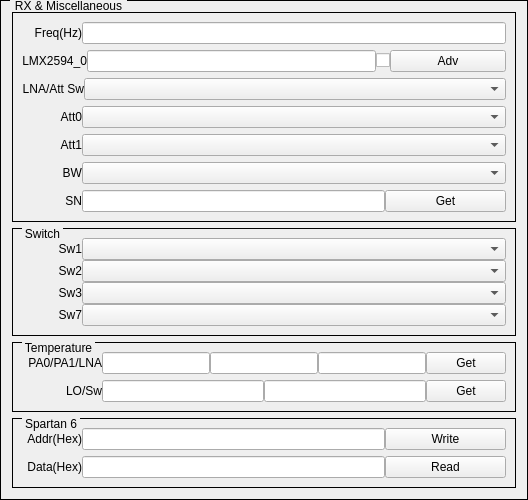
    <widget class="QGroupBox" name="groupBoxSpartan6_">
     <property name="styleSheet">
      <string notr="true">QGroupBox{ border:1px solid black; margin-top:0.5ex; }
QGroupBox::title { subcontrol-origin:margin; subcontrol-position:top left; top:-1px; left:10px; margin-left: 0px; padding:0 1px; }</string>
     </property>
     <property name="title">
      <string>RX &amp;&amp; Miscellaneous</string>
     </property>
     <layout class="QVBoxLayout" name="verticalLayout_6" stretch="7,4,2,2">
      <item>
       <widget class="QGroupBox" name="groupBoxRx">
        <property name="styleSheet">
         <string notr="true">QGroupBox{ border:1px solid black; margin-top:0.5ex; }
QGroupBox::title { subcontrol-origin:margin; subcontrol-position:top left; top:-1px; left:10px; margin-left: 0px; padding:0 1px; }</string>
        </property>
        <property name="title">
         <string/>
        </property>
        <layout class="QVBoxLayout" name="verticalLayout_8">
         <item>
          <layout class="QHBoxLayout" name="horizontalLayoutRx0">
           <property name="spacing">
            <number>0</number>
           </property>
           <item>
            <widget class="QLabel" name="labelRXFreq">
             <property name="sizePolicy">
              <sizepolicy hsizetype="Fixed" vsizetype="Fixed">
               <horstretch>0</horstretch>
               <verstretch>0</verstretch>
              </sizepolicy>
             </property>
             <property name="minimumSize">
              <size>
               <width>60</width>
               <height>16</height>
              </size>
             </property>
             <property name="text">
              <string>Freq(Hz)</string>
             </property>
             <property name="alignment">
              <set>Qt::AlignRight|Qt::AlignTrailing|Qt::AlignVCenter</set>
             </property>
            </widget>
           </item>
           <item>
            <widget class="QFreqScrollLineEdit" name="lineEditRXFreq">
             <property name="sizePolicy">
              <sizepolicy hsizetype="Expanding" vsizetype="Fixed">
               <horstretch>5</horstretch>
               <verstretch>0</verstretch>
              </sizepolicy>
             </property>
            </widget>
           </item>
          </layout>
         </item>
         <item>
          <layout class="QHBoxLayout" name="horizontalLayoutTx5_5">
           <property name="spacing">
            <number>0</number>
           </property>
           <item>
            <widget class="QLabel" name="labelRXLMX2594_0">
             <property name="sizePolicy">
              <sizepolicy hsizetype="Fixed" vsizetype="Fixed">
               <horstretch>0</horstretch>
               <verstretch>0</verstretch>
              </sizepolicy>
             </property>
             <property name="minimumSize">
              <size>
               <width>60</width>
               <height>16</height>
              </size>
             </property>
             <property name="text">
              <string>LMX2594_0</string>
             </property>
             <property name="alignment">
              <set>Qt::AlignRight|Qt::AlignTrailing|Qt::AlignVCenter</set>
             </property>
            </widget>
           </item>
           <item>
            <widget class="QFreqScrollLineEdit" name="lineEditRXLMX2594_0_Freq">
             <property name="sizePolicy">
              <sizepolicy hsizetype="Expanding" vsizetype="Fixed">
               <horstretch>5</horstretch>
               <verstretch>0</verstretch>
              </sizepolicy>
             </property>
            </widget>
           </item>
           <item>
            <widget class="QCheckBox" name="checkBoxTxHMC832_2">
             <property name="text">
              <string/>
             </property>
            </widget>
           </item>
           <item>
            <widget class="QPushButton" name="pushButtonRXLMX2594_0_Adv">
             <property name="sizePolicy">
              <sizepolicy hsizetype="Expanding" vsizetype="Fixed">
               <horstretch>2</horstretch>
               <verstretch>0</verstretch>
              </sizepolicy>
             </property>
             <property name="text">
              <string>Adv</string>
             </property>
            </widget>
           </item>
          </layout>
         </item>
         <item>
          <layout class="QHBoxLayout" name="horizontalLayoutRx1">
           <property name="spacing">
            <number>0</number>
           </property>
           <item>
            <widget class="QLabel" name="labelRXLNAAttSw">
             <property name="sizePolicy">
              <sizepolicy hsizetype="Fixed" vsizetype="Fixed">
               <horstretch>0</horstretch>
               <verstretch>0</verstretch>
              </sizepolicy>
             </property>
             <property name="minimumSize">
              <size>
               <width>60</width>
               <height>16</height>
              </size>
             </property>
             <property name="text">
              <string>LNA/Att Sw</string>
             </property>
             <property name="alignment">
              <set>Qt::AlignRight|Qt::AlignTrailing|Qt::AlignVCenter</set>
             </property>
            </widget>
           </item>
           <item>
            <widget class="QComboBox" name="comboBoxRXLNAAttSw">
             <property name="sizePolicy">
              <sizepolicy hsizetype="Expanding" vsizetype="Fixed">
               <horstretch>5</horstretch>
               <verstretch>0</verstretch>
              </sizepolicy>
             </property>
            </widget>
           </item>
          </layout>
         </item>
         <item>
          <layout class="QHBoxLayout" name="horizontalLayoutRx2">
           <property name="spacing">
            <number>0</number>
           </property>
           <item>
            <widget class="QLabel" name="labelRXAtt0">
             <property name="sizePolicy">
              <sizepolicy hsizetype="Fixed" vsizetype="Fixed">
               <horstretch>0</horstretch>
               <verstretch>0</verstretch>
              </sizepolicy>
             </property>
             <property name="minimumSize">
              <size>
               <width>60</width>
               <height>16</height>
              </size>
             </property>
             <property name="text">
              <string>Att0</string>
             </property>
             <property name="alignment">
              <set>Qt::AlignRight|Qt::AlignTrailing|Qt::AlignVCenter</set>
             </property>
            </widget>
           </item>
           <item>
            <widget class="QComboBox" name="comboBoxRXAtt0">
             <property name="sizePolicy">
              <sizepolicy hsizetype="Expanding" vsizetype="Fixed">
               <horstretch>5</horstretch>
               <verstretch>0</verstretch>
              </sizepolicy>
             </property>
            </widget>
           </item>
          </layout>
         </item>
         <item>
          <layout class="QHBoxLayout" name="horizontalLayoutRx3">
           <property name="spacing">
            <number>0</number>
           </property>
           <item>
            <widget class="QLabel" name="labelRXAtt1">
             <property name="sizePolicy">
              <sizepolicy hsizetype="Fixed" vsizetype="Fixed">
               <horstretch>0</horstretch>
               <verstretch>0</verstretch>
              </sizepolicy>
             </property>
             <property name="minimumSize">
              <size>
               <width>60</width>
               <height>16</height>
              </size>
             </property>
             <property name="text">
              <string>Att1</string>
             </property>
             <property name="alignment">
              <set>Qt::AlignRight|Qt::AlignTrailing|Qt::AlignVCenter</set>
             </property>
            </widget>
           </item>
           <item>
            <widget class="QComboBox" name="comboBoxRXAtt1">
             <property name="sizePolicy">
              <sizepolicy hsizetype="Expanding" vsizetype="Fixed">
               <horstretch>5</horstretch>
               <verstretch>0</verstretch>
              </sizepolicy>
             </property>
            </widget>
           </item>
          </layout>
         </item>
         <item>
          <layout class="QHBoxLayout" name="horizontalLayoutRx4">
           <property name="spacing">
            <number>0</number>
           </property>
           <item>
            <widget class="QLabel" name="labelBWSw">
             <property name="sizePolicy">
              <sizepolicy hsizetype="Fixed" vsizetype="Fixed">
               <horstretch>0</horstretch>
               <verstretch>0</verstretch>
              </sizepolicy>
             </property>
             <property name="minimumSize">
              <size>
               <width>60</width>
               <height>16</height>
              </size>
             </property>
             <property name="text">
              <string>BW</string>
             </property>
             <property name="alignment">
              <set>Qt::AlignRight|Qt::AlignTrailing|Qt::AlignVCenter</set>
             </property>
            </widget>
           </item>
           <item>
            <widget class="QComboBox" name="comboBoxBWSw">
             <property name="sizePolicy">
              <sizepolicy hsizetype="Expanding" vsizetype="Fixed">
               <horstretch>5</horstretch>
               <verstretch>0</verstretch>
              </sizepolicy>
             </property>
            </widget>
           </item>
          </layout>
         </item>
         <item>
          <layout class="QHBoxLayout" name="horizontalLayoutRx8">
           <property name="spacing">
            <number>0</number>
           </property>
           <item>
            <widget class="QLabel" name="labelSN">
             <property name="sizePolicy">
              <sizepolicy hsizetype="Fixed" vsizetype="Fixed">
               <horstretch>0</horstretch>
               <verstretch>0</verstretch>
              </sizepolicy>
             </property>
             <property name="minimumSize">
              <size>
               <width>60</width>
               <height>16</height>
              </size>
             </property>
             <property name="text">
              <string>SN</string>
             </property>
             <property name="alignment">
              <set>Qt::AlignRight|Qt::AlignTrailing|Qt::AlignVCenter</set>
             </property>
            </widget>
           </item>
           <item>
            <widget class="QLineEdit" name="lineEditSN">
             <property name="sizePolicy">
              <sizepolicy hsizetype="Expanding" vsizetype="Fixed">
               <horstretch>5</horstretch>
               <verstretch>0</verstretch>
              </sizepolicy>
             </property>
             <property name="readOnly">
              <bool>true</bool>
             </property>
            </widget>
           </item>
           <item>
            <widget class="QPushButton" name="pushButtonGetSN">
             <property name="sizePolicy">
              <sizepolicy hsizetype="Expanding" vsizetype="Fixed">
               <horstretch>2</horstretch>
               <verstretch>0</verstretch>
              </sizepolicy>
             </property>
             <property name="text">
              <string>Get</string>
             </property>
            </widget>
           </item>
          </layout>
         </item>
        </layout>
       </widget>
      </item>
      <item>
       <widget class="QGroupBox" name="groupBoxRX_Switch">
        <property name="styleSheet">
         <string notr="true">QGroupBox{ border:1px solid black; margin-top:0.5ex; }
QGroupBox::title { subcontrol-origin:margin; subcontrol-position:top left; top:-1px; left:10px; margin-left: 0px; padding:0 1px; }</string>
        </property>
        <property name="title">
         <string>Switch</string>
        </property>
        <layout class="QVBoxLayout" name="verticalLayout_9">
         <property name="spacing">
          <number>0</number>
         </property>
         <item>
          <layout class="QHBoxLayout" name="horizontalLayoutTx4_11">
           <property name="spacing">
            <number>0</number>
           </property>
           <item>
            <widget class="QLabel" name="labelRXSw1">
             <property name="sizePolicy">
              <sizepolicy hsizetype="Fixed" vsizetype="Fixed">
               <horstretch>0</horstretch>
               <verstretch>0</verstretch>
              </sizepolicy>
             </property>
             <property name="minimumSize">
              <size>
               <width>60</width>
               <height>16</height>
              </size>
             </property>
             <property name="text">
              <string>Sw1</string>
             </property>
             <property name="alignment">
              <set>Qt::AlignRight|Qt::AlignTrailing|Qt::AlignVCenter</set>
             </property>
            </widget>
           </item>
           <item>
            <widget class="QComboBox" name="comboBoxRXSw1">
             <property name="sizePolicy">
              <sizepolicy hsizetype="Expanding" vsizetype="Fixed">
               <horstretch>5</horstretch>
               <verstretch>0</verstretch>
              </sizepolicy>
             </property>
            </widget>
           </item>
          </layout>
         </item>
         <item>
          <layout class="QHBoxLayout" name="horizontalLayoutTx4_12">
           <property name="spacing">
            <number>0</number>
           </property>
           <item>
            <widget class="QLabel" name="labelRXSw2">
             <property name="sizePolicy">
              <sizepolicy hsizetype="Fixed" vsizetype="Fixed">
               <horstretch>0</horstretch>
               <verstretch>0</verstretch>
              </sizepolicy>
             </property>
             <property name="minimumSize">
              <size>
               <width>60</width>
               <height>16</height>
              </size>
             </property>
             <property name="text">
              <string>Sw2</string>
             </property>
             <property name="alignment">
              <set>Qt::AlignRight|Qt::AlignTrailing|Qt::AlignVCenter</set>
             </property>
            </widget>
           </item>
           <item>
            <widget class="QComboBox" name="comboBoxRXSw2">
             <property name="sizePolicy">
              <sizepolicy hsizetype="Expanding" vsizetype="Fixed">
               <horstretch>5</horstretch>
               <verstretch>0</verstretch>
              </sizepolicy>
             </property>
            </widget>
           </item>
          </layout>
         </item>
         <item>
          <layout class="QHBoxLayout" name="horizontalLayoutTx4_14">
           <property name="spacing">
            <number>0</number>
           </property>
           <item>
            <widget class="QLabel" name="labelRXSw3">
             <property name="sizePolicy">
              <sizepolicy hsizetype="Fixed" vsizetype="Fixed">
               <horstretch>0</horstretch>
               <verstretch>0</verstretch>
              </sizepolicy>
             </property>
             <property name="minimumSize">
              <size>
               <width>60</width>
               <height>16</height>
              </size>
             </property>
             <property name="text">
              <string>Sw3</string>
             </property>
             <property name="alignment">
              <set>Qt::AlignRight|Qt::AlignTrailing|Qt::AlignVCenter</set>
             </property>
            </widget>
           </item>
           <item>
            <widget class="QComboBox" name="comboBoxRXSw3">
             <property name="sizePolicy">
              <sizepolicy hsizetype="Expanding" vsizetype="Fixed">
               <horstretch>5</horstretch>
               <verstretch>0</verstretch>
              </sizepolicy>
             </property>
            </widget>
           </item>
          </layout>
         </item>
         <item>
          <layout class="QHBoxLayout" name="horizontalLayoutTx4_15">
           <property name="spacing">
            <number>0</number>
           </property>
           <item>
            <widget class="QLabel" name="labelRXSw7">
             <property name="sizePolicy">
              <sizepolicy hsizetype="Fixed" vsizetype="Fixed">
               <horstretch>0</horstretch>
               <verstretch>0</verstretch>
              </sizepolicy>
             </property>
             <property name="minimumSize">
              <size>
               <width>60</width>
               <height>16</height>
              </size>
             </property>
             <property name="text">
              <string>Sw7</string>
             </property>
             <property name="alignment">
              <set>Qt::AlignRight|Qt::AlignTrailing|Qt::AlignVCenter</set>
             </property>
            </widget>
           </item>
           <item>
            <widget class="QComboBox" name="comboBoxRXSw7">
             <property name="sizePolicy">
              <sizepolicy hsizetype="Expanding" vsizetype="Fixed">
               <horstretch>5</horstretch>
               <verstretch>0</verstretch>
              </sizepolicy>
             </property>
            </widget>
           </item>
          </layout>
         </item>
        </layout>
       </widget>
      </item>
      <item>
       <widget class="QGroupBox" name="groupBoxTemp">
        <property name="styleSheet">
         <string notr="true">QGroupBox{ border:1px solid black; margin-top:0.5ex; }
QGroupBox::title { subcontrol-origin:margin; subcontrol-position:top left; top:-1px; left:10px; margin-left: 0px; padding:0 1px; }</string>
        </property>
        <property name="title">
         <string>Temperature</string>
        </property>
        <layout class="QVBoxLayout" name="verticalLayout">
         <item>
          <layout class="QHBoxLayout" name="horizontalLayoutRx6_4">
           <property name="spacing">
            <number>0</number>
           </property>
           <item>
            <widget class="QLabel" name="labelTempPA0">
             <property name="sizePolicy">
              <sizepolicy hsizetype="Fixed" vsizetype="Fixed">
               <horstretch>0</horstretch>
               <verstretch>0</verstretch>
              </sizepolicy>
             </property>
             <property name="minimumSize">
              <size>
               <width>80</width>
               <height>16</height>
              </size>
             </property>
             <property name="text">
              <string>PA0/PA1/LNA</string>
             </property>
             <property name="alignment">
              <set>Qt::AlignRight|Qt::AlignTrailing|Qt::AlignVCenter</set>
             </property>
            </widget>
           </item>
           <item>
            <widget class="QLineEdit" name="lineEditTempPA0">
             <property name="sizePolicy">
              <sizepolicy hsizetype="Expanding" vsizetype="Fixed">
               <horstretch>5</horstretch>
               <verstretch>0</verstretch>
              </sizepolicy>
             </property>
             <property name="readOnly">
              <bool>true</bool>
             </property>
            </widget>
           </item>
           <item>
            <widget class="QLineEdit" name="lineEditTempPA1">
             <property name="sizePolicy">
              <sizepolicy hsizetype="Expanding" vsizetype="Fixed">
               <horstretch>5</horstretch>
               <verstretch>0</verstretch>
              </sizepolicy>
             </property>
             <property name="readOnly">
              <bool>true</bool>
             </property>
            </widget>
           </item>
           <item>
            <widget class="QLineEdit" name="lineEditTempLNA">
             <property name="sizePolicy">
              <sizepolicy hsizetype="Expanding" vsizetype="Fixed">
               <horstretch>5</horstretch>
               <verstretch>0</verstretch>
              </sizepolicy>
             </property>
             <property name="readOnly">
              <bool>true</bool>
             </property>
            </widget>
           </item>
           <item>
            <widget class="QPushButton" name="pushButtonGetTemp0">
             <property name="sizePolicy">
              <sizepolicy hsizetype="Fixed" vsizetype="Fixed">
               <horstretch>2</horstretch>
               <verstretch>0</verstretch>
              </sizepolicy>
             </property>
             <property name="text">
              <string>Get</string>
             </property>
            </widget>
           </item>
          </layout>
         </item>
         <item>
          <layout class="QHBoxLayout" name="horizontalLayoutRx6">
           <property name="spacing">
            <number>0</number>
           </property>
           <item>
            <widget class="QLabel" name="labelTempLO">
             <property name="sizePolicy">
              <sizepolicy hsizetype="Fixed" vsizetype="Fixed">
               <horstretch>0</horstretch>
               <verstretch>0</verstretch>
              </sizepolicy>
             </property>
             <property name="minimumSize">
              <size>
               <width>80</width>
               <height>16</height>
              </size>
             </property>
             <property name="text">
              <string>LO/Sw</string>
             </property>
             <property name="alignment">
              <set>Qt::AlignRight|Qt::AlignTrailing|Qt::AlignVCenter</set>
             </property>
            </widget>
           </item>
           <item>
            <widget class="QLineEdit" name="lineEditTempLO">
             <property name="sizePolicy">
              <sizepolicy hsizetype="Expanding" vsizetype="Fixed">
               <horstretch>5</horstretch>
               <verstretch>0</verstretch>
              </sizepolicy>
             </property>
             <property name="readOnly">
              <bool>true</bool>
             </property>
            </widget>
           </item>
           <item>
            <widget class="QLineEdit" name="lineEditTempSw">
             <property name="sizePolicy">
              <sizepolicy hsizetype="Expanding" vsizetype="Fixed">
               <horstretch>5</horstretch>
               <verstretch>0</verstretch>
              </sizepolicy>
             </property>
             <property name="readOnly">
              <bool>true</bool>
             </property>
            </widget>
           </item>
           <item>
            <widget class="QPushButton" name="pushButtonGetTemp1">
             <property name="sizePolicy">
              <sizepolicy hsizetype="Fixed" vsizetype="Fixed">
               <horstretch>2</horstretch>
               <verstretch>0</verstretch>
              </sizepolicy>
             </property>
             <property name="text">
              <string>Get</string>
             </property>
            </widget>
           </item>
          </layout>
         </item>
        </layout>
       </widget>
      </item>
      <item>
       <widget class="QGroupBox" name="groupBoxSpartan6">
        <property name="styleSheet">
         <string notr="true">QGroupBox{ border:1px solid black; margin-top:0.5ex; }
QGroupBox::title { subcontrol-origin:margin; subcontrol-position:top left; top:-1px; left:10px; margin-left: 0px; padding:0 1px; }</string>
        </property>
        <property name="title">
         <string>Spartan 6</string>
        </property>
        <layout class="QVBoxLayout" name="verticalLayout_2">
         <item>
          <layout class="QHBoxLayout" name="horizontalLayoutRx6_5">
           <property name="spacing">
            <number>0</number>
           </property>
           <item>
            <widget class="QLabel" name="labelS6_Addr">
             <property name="sizePolicy">
              <sizepolicy hsizetype="Fixed" vsizetype="Fixed">
               <horstretch>0</horstretch>
               <verstretch>0</verstretch>
              </sizepolicy>
             </property>
             <property name="minimumSize">
              <size>
               <width>60</width>
               <height>16</height>
              </size>
             </property>
             <property name="text">
              <string>Addr(Hex)</string>
             </property>
             <property name="alignment">
              <set>Qt::AlignRight|Qt::AlignTrailing|Qt::AlignVCenter</set>
             </property>
            </widget>
           </item>
           <item>
            <widget class="QLineEdit" name="lineEditS6_Addr">
             <property name="sizePolicy">
              <sizepolicy hsizetype="Expanding" vsizetype="Fixed">
               <horstretch>5</horstretch>
               <verstretch>0</verstretch>
              </sizepolicy>
             </property>
            </widget>
           </item>
           <item>
            <widget class="QPushButton" name="pushButtonS6_Write">
             <property name="sizePolicy">
              <sizepolicy hsizetype="Expanding" vsizetype="Fixed">
               <horstretch>2</horstretch>
               <verstretch>0</verstretch>
              </sizepolicy>
             </property>
             <property name="text">
              <string>Write</string>
             </property>
            </widget>
           </item>
          </layout>
         </item>
         <item>
          <layout class="QHBoxLayout" name="horizontalLayoutRx6_2">
           <property name="spacing">
            <number>0</number>
           </property>
           <item>
            <widget class="QLabel" name="labelS6_Data">
             <property name="sizePolicy">
              <sizepolicy hsizetype="Fixed" vsizetype="Fixed">
               <horstretch>0</horstretch>
               <verstretch>0</verstretch>
              </sizepolicy>
             </property>
             <property name="minimumSize">
              <size>
               <width>60</width>
               <height>16</height>
              </size>
             </property>
             <property name="text">
              <string>Data(Hex)</string>
             </property>
             <property name="alignment">
              <set>Qt::AlignRight|Qt::AlignTrailing|Qt::AlignVCenter</set>
             </property>
            </widget>
           </item>
           <item>
            <widget class="QLineEdit" name="lineEditS6_Data">
             <property name="sizePolicy">
              <sizepolicy hsizetype="Expanding" vsizetype="Fixed">
               <horstretch>5</horstretch>
               <verstretch>0</verstretch>
              </sizepolicy>
             </property>
            </widget>
           </item>
           <item>
            <widget class="QPushButton" name="pushButtonS6_Read">
             <property name="sizePolicy">
              <sizepolicy hsizetype="Expanding" vsizetype="Fixed">
               <horstretch>2</horstretch>
               <verstretch>0</verstretch>
              </sizepolicy>
             </property>
             <property name="text">
              <string>Read</string>
             </property>
            </widget>
           </item>
          </layout>
         </item>
        </layout>
       </widget>
      </item>
     </layout>
    </widget>
